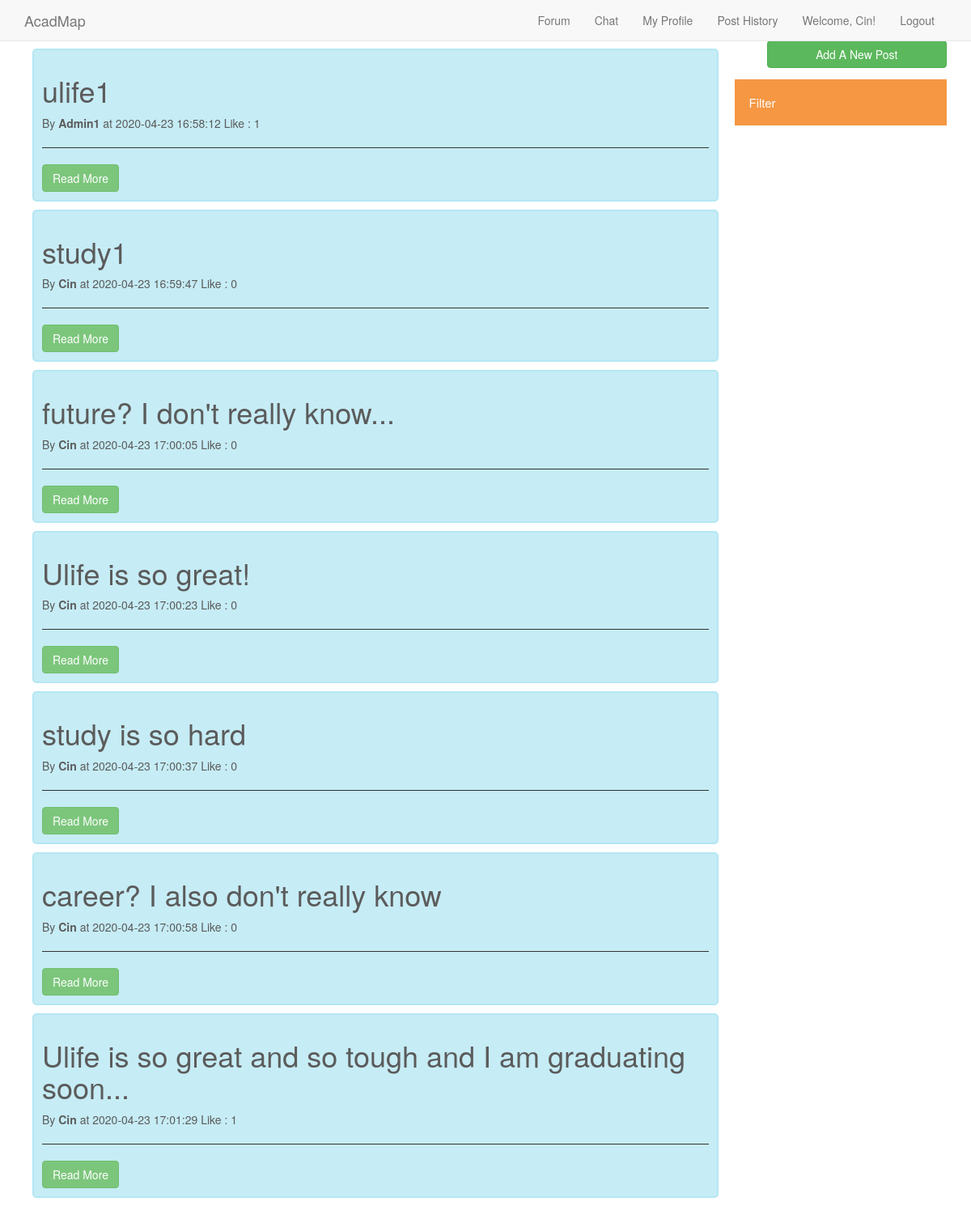
The app's page /forum_related/forum.php (signed in) with its own data.
### tables this page shows
CREATE TABLE `forum` (
  `post_id` int(8) UNSIGNED NOT NULL,
  `post_title` varchar(128) NOT NULL,
  `post_date` timestamp NOT NULL DEFAULT current_timestamp(),
  `author_id` int(8) UNSIGNED NOT NULL,
  `author_name` varchar(16) NOT NULL,
  `category` varchar(16) DEFAULT NULL,
  `like_number` int(8) UNSIGNED DEFAULT 0,
  `view_number` int(8) UNSIGNED NOT NULL DEFAULT 0
);

### forum_related/FetchPost.php (the view)
<?php foreach($postinfo as $key => $post){?>
  <div id="post_id" class="containers" onclick="pagetrans()">
    <p><h1><?php echo $post["post_title"];?></h1></p>
    <p>By <strong> <?php echo $post["author_name"];?> </strong> at <?php echo $post["post_date"];?> <?php echo "Like : " . $post["like_number"]; ?></p><hr>
    <a href="post.php?post_id=<?= $post['post_id'] ?>" class="btn btn-success">Read More</a>
  </div>
<?php }?>

### css/main.css (style rules this page uses)
body { padding-top: 50px; }
.containers { border: 2px solid #A2E2F1; background-color: #B8E8F3; border-radius: 5px; padding: 10px; width: 100%; margin: 10px 10px; opacity: 0.8; }
hr { border-color: #000000; }

### records on screen
forum: post_title "ulife1", author_name "Admin1", post_date "2020-04-23 16:58:12", like_number "1"
forum: post_title "study1", author_name "Cin", post_date "2020-04-23 16:59:47", like_number "0"
forum: post_title "future? I don't really know...", author_name "Cin", post_date "2020-04-23 17:00:05", like_number "0"
forum: post_title "Ulife is so great!", author_name "Cin", post_date "2020-04-23 17:00:23", like_number "0"
forum: post_title "study is so hard", author_name "Cin", post_date "2020-04-23 17:00:37", like_number "0"
forum: post_title "career? I also don't really know", author_name "Cin", post_date "2020-04-23 17:00:58", like_number "0"
forum: post_title "Ulife is so great and so tough and I am graduating soon...", author_name "Cin", post_date "2020-04-23 17:01:29", like_number "1"

### other values on screen
$_SESSION['username'] "Cin"
